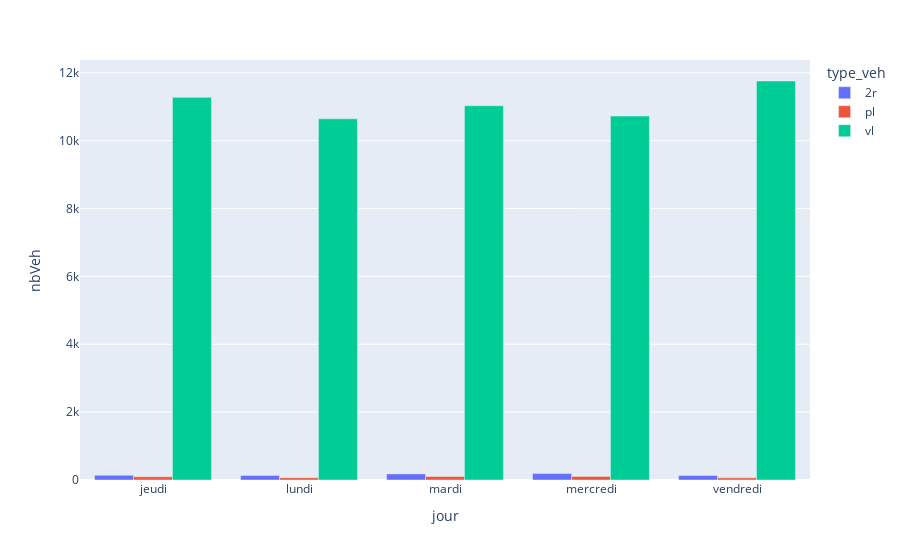

This figure's notebook cell:
### Code cell
dicoJournalier['mjo']['2sens']['graph']

### Figure 1 — Plotly figure (JSON) as saved in the notebook; plotly's stock layout.template omitted (floating-point values rounded to 4 significant figures)
{"data": [{"alignmentgroup": "True", "hovertemplate": "type_veh=2r<br>jour=%{x}<br>nbVeh=%{y}<extra></extra>", "legendgroup": "2r", "marker": {"color": "#636efa"}, "name": "2r", "offsetgroup": "2r", "orientation": "v", "showlegend": true, "textposition": "auto", "type": "bar", "x": ["jeudi", "lundi", "mardi", "mercredi", "vendredi"], "xaxis": "x", "y": [139, 130, 180, 188, 131], "yaxis": "y"}, {"alignmentgroup": "True", "hovertemplate": "type_veh=pl<br>jour=%{x}<br>nbVeh=%{y}<extra></extra>", "legendgroup": "pl", "marker": {"color": "#EF553B"}, "name": "pl", "offsetgroup": "pl", "orientation": "v", "showlegend": true, "textposition": "auto", "type": "bar", "x": ["jeudi", "lundi", "mardi", "mercredi", "vendredi"], "xaxis": "x", "y": [96, 65, 103, 106, 63], "yaxis": "y"}, {"alignmentgroup": "True", "hovertemplate": "type_veh=vl<br>jour=%{x}<br>nbVeh=%{y}<extra></extra>", "legendgroup": "vl", "marker": {"color": "#00cc96"}, "name": "vl", "offsetgroup": "vl", "orientation": "v", "showlegend": true, "textposition": "auto", "type": "bar", "x": ["jeudi", "lundi", "mardi", "mercredi", "vendredi"], "xaxis": "x", "y": [11276, 10644, 11030, 10725, 11758], "yaxis": "y"}], "layout": {"autosize": true, "barmode": "group", "legend": {"title": {"text": "type_veh"}, "tracegroupgap": 0}, "margin": {"t": 60}, "xaxis": {"anchor": "y", "autorange": true, "domain": [0, 1], "range": [-0.5, 4.5], "title": {"text": "jour"}, "type": "category"}, "yaxis": {"anchor": "x", "autorange": true, "domain": [0, 1], "range": [0, 12380.0], "title": {"text": "nbVeh"}, "type": "linear"}}}
